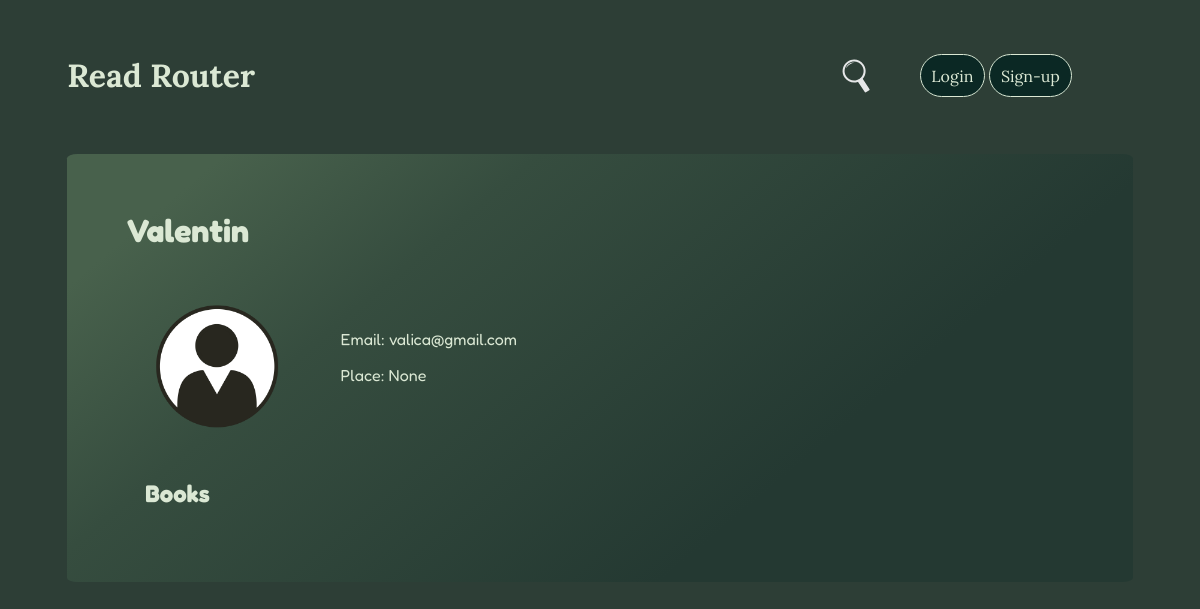
/user/4, run on an earlier commit of the app's database.
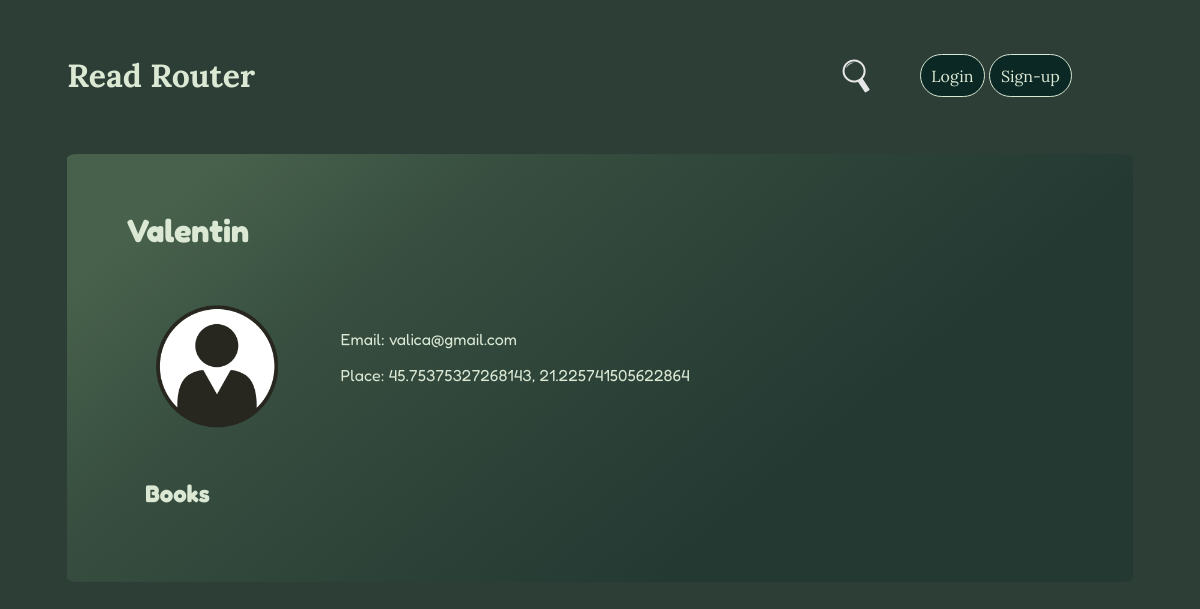
And on a later commit of the database.
### myapp/core/models/user.py (models this page shows, shortened)
class User(UserMixin, db.Model):
    __tablename__ = 'user'
    id = db.Column(db.Integer, primary_key=True)
    name = db.Column(db.String(50), nullable=True)
    email = db.Column(db.String(260), nullable=True, unique=True)
    psw = db.Column(db.String(50), nullable=True)
    place = db.Column(db.String(32), nullable=True)
    user_photo = db.Column(db.String(50), default='default.png')
    books = db.relationship('Book', backref='user', uselist=True)

### myapp/core/routes/user.py (the view)
@users.route(f'{base_url}/<int:user_id>')
def user_page_view(user_id):
    template = f'{template_path}/user_page.html'
    data = user_page_func(user_id)
    return render_template(template, users=data[0], user=data[1], user_books=data[2], borrowed_books=data[3])

### myapp/core/functions/user.py (called while the page is built)
def query_to_db_all():
    return User.query.all(), Book.query.all()

def user_page_func(user_id):
    db_query = query_to_db_all()
    user = db_query[0][user_id - 1]
    user_books = [book for book in db_query[1] if book.owner == user_id]
    borrowed_books = [book for book in db_query[1] if book.owner != user_id and book.user_id == user_id]
    return db_query[0], user, user_books, borrowed_books

### myapp/templates/pages/user/user_page.html (shortened to what this page needs)
{% extends "base.html" %}
{% block content %}
<div id="user-page">
    <div id="user-header">
        {% include 'pages/user/user-page/user-header.html' %}
    </div>
    <div id="user-lib">
        <div id="user-profile">{% include 'pages/user/user-page/user-profile.html' %}</div>
        <div id="books-profile">
            {% include 'pages/user/user-page/user-books.html' %}
        </div>
    </div>
</div>
{% endblock %}

### myapp/templates/pages/user/user-page/user-header.html
{% if current_user.id == user.id %}
<h1>My Library</h1>
<div style="width: 30%; display: flex; align-items: center;">
  <a href="/user/{{user.id}}/exchange_history" style="margin-right:5%;">Exchange History</a>
  <a href="/book/add">Add New Book</a>
</div>
{% else %}
<h1>{{ user.name }}</h1>
{% endif %}

### myapp/templates/pages/user/user-page/user-profile.html (shortened to what this page needs)
<img src="/static/img/users-photo/{{ user.user_photo }}" alt="user-img">
<div>
  <p style="margin-top: 0;">Email: {{ user.email }}</p>
  <p>Place: {{ user.place }}</p>
</div>

What changed in the data, as far as the page shows it:
changed User "Valentin": place "None" → "45.75375327268143, 21.225741505622864"
